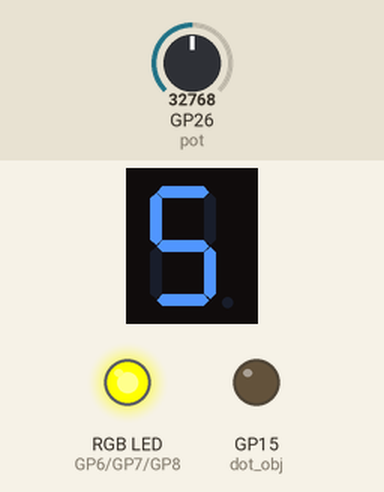
Bench run of a program on a simulated Raspberry Pi Pico running MicroPython. Shown: 1-digit seven-segment display, an RGB LED mixed from three pins (HIGH = lit), output pins drawn as LEDs (lit = HIGH). The test bench sets the inputs (shaded band); at power-on: GP26 (pot) = 32768 (analog values on the 0–65535 scale). Dim RGB values are drawn brighter than linear; the segment pins are drawn as the display they are named for; pins used as bus, display or sensor lines are not drawn.

Above: at 1.2 s.
1.3 s: GP26 (pot) set to 45874
At 1.9 s:
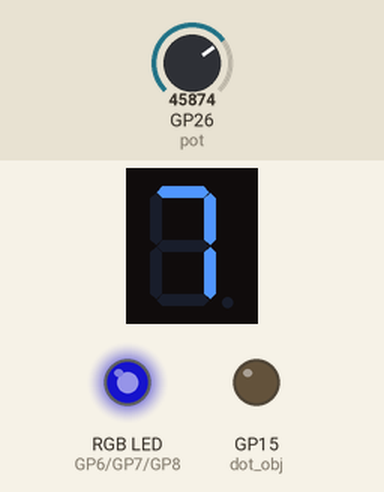
2.8 s: GP26 (pot) set to 57670
At 4.0 s:
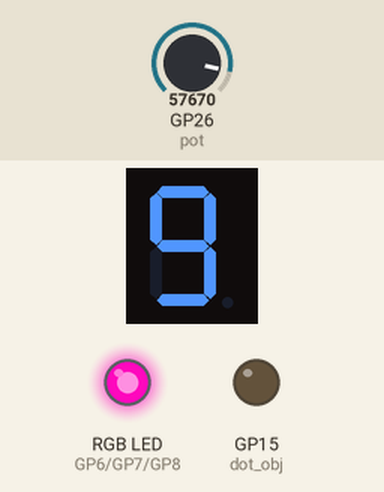
4.3 s: GP26 (pot) set to 19660
At 5.4 s:
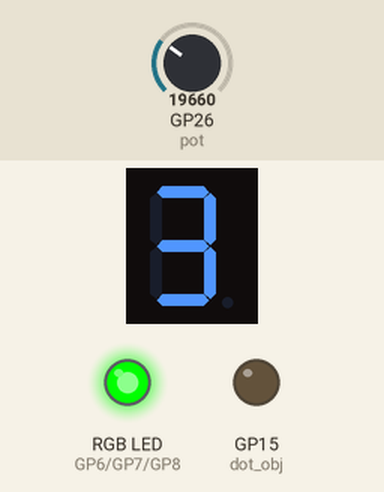
5.8 s: GP26 (pot) set to 7864
At 6.6 s:
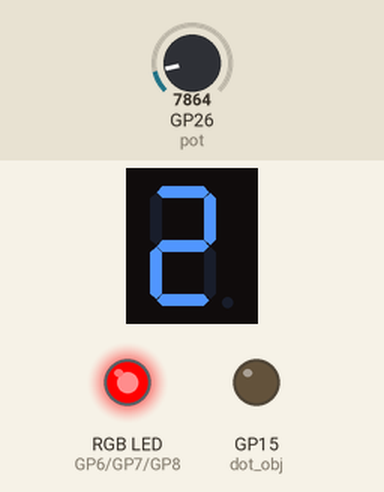
7.3 s: GP26 (pot) set to 0
At 7.7 s:
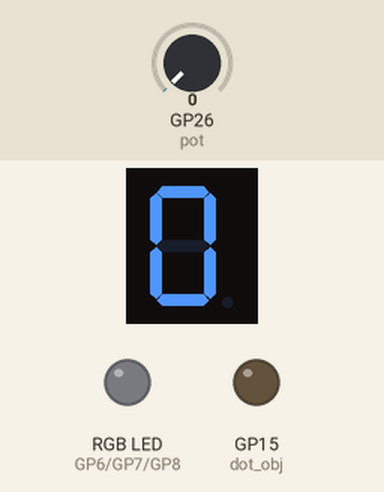
Timing chart, 0 to 9.8 s (numbered marks = the images above; inputs shaded):
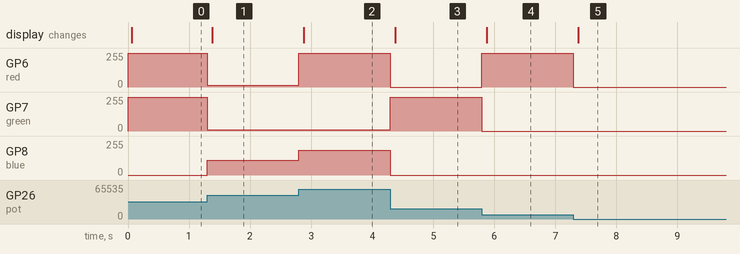

Measured:
- after the input at 1.3 s, GP6 (red): 255/255 → 12/255 at once; GP7 (green): 255/255 → 10/255 at once; GP8 (blue): 0/255 → 110/255 at once; the display: changes after 0.08 s (image 1)
- after the input at 2.8 s, GP6 (red): 12/255 → 252/255 at once; GP7 (green): 10/255 → 8/255 at once; GP8 (blue): 110/255 → 187/255 at once; the display: changes after 0.08 s (image 2)
- after the input at 4.3 s, GP6 (red): 252/255 → 0/255 at once; GP7 (green): 8/255 → 255/255 at once; GP8 (blue): 187/255 → 0/255 at once; the display: changes after 0.08 s (image 3)
- after the input at 5.8 s, GP6 (red): 0/255 → 255/255 at once; GP7 (green): 255/255 → 0/255 at once; the display: changes after 0.08 s (image 4)
- after the input at 7.3 s, GP6 (red): 255/255 → 0/255 at once; the display: changes after 0.08 s (image 5)

The program:

Color_Switch.py
```python
from machine import Pin, ADC, PWM
from picozero import RGBLED
from utime import sleep

pot = ADC(26)

rgb = RGBLED(red = 6, green = 7, blue = 8)

display_list = [17,16,14,13,12,18,19]
dotPin = 15
display_obj = []

for seg in display_list:
    display_obj.append(Pin(seg, Pin.OUT))
dot_obj=Pin(dotPin, Pin.OUT)
arrSeg = [[1,1,1,1,1,1,0],
          [0,1,1,0,0,0,0],
          [1,1,0,1,1,0,1],
          [1,1,1,1,0,0,1],
          [0,1,1,0,0,1,1],
          [1,0,1,1,0,1,1],
          [1,0,1,1,1,1,1],
          [1,1,1,0,0,0,0],
          [1,1,1,1,1,1,1],
          [1,1,1,1,0,1,1]]

def SegDisplay(toDisplay):
    numDisplay = int(toDisplay.replace(".", ""))
    for a in range(7):
        display_obj[a].value(arrSeg[numDisplay][a])
    if toDisplay.count(".") == 1:
        dot_obj.value(1)
    else:
        dot_obj.value(0)

def map(x, in_min, in_max, out_min, out_max):
    return int((x-in_min) * (out_max-out_min) / (in_max - in_min) + out_min)

while True:
    pot_value = pot.read_u16()
    percentage = map(pot_value, 288, 65535,0, 100)

    numbers = [i for i in range(0, 10)]
    percents = [i for i in range(0, 101, 10)]
    colors = [(0, 0, 0), (255, 255, 255), (255, 0, 0),
              (0, 255, 0), (0, 0, 255), (255, 255, 0),
              (0, 255, 255), (12, 10, 110), (6, 150, 57),
              (252, 8, 187)]

    for num, per, col in zip(numbers, percents, colors):
        if per-10 < percentage <= per:
            SegDisplay(str(num))
            rgb.color = (col)

    
```
